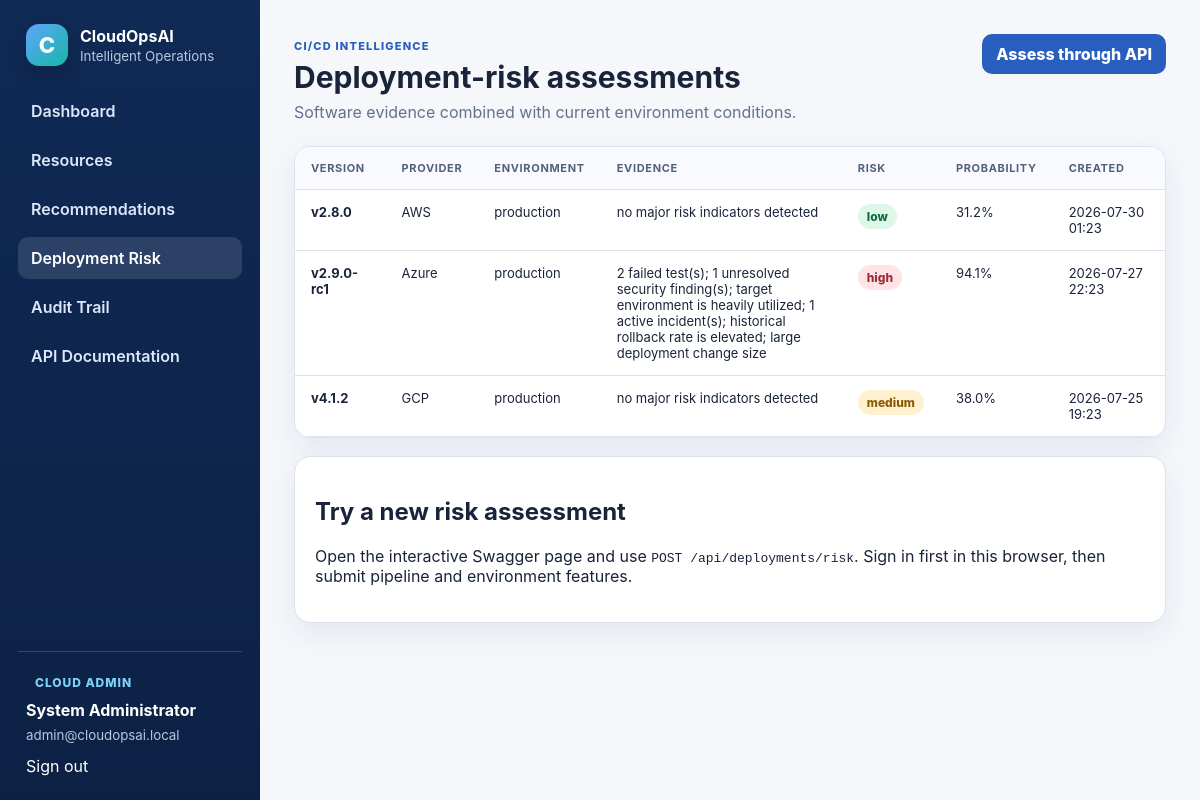
Screenshot of /deployments (signed in) with the database file from the repository.
### app/models.py (models this page shows)
class User(Base):
    __tablename__ = "users"
    id: Mapped[int] = mapped_column(primary_key=True)
    organization_id: Mapped[int] = mapped_column(ForeignKey("organizations.id"), index=True)
    full_name: Mapped[str] = mapped_column(String(120))
    email: Mapped[str] = mapped_column(String(180), unique=True, index=True)
    role: Mapped[str] = mapped_column(String(40), default="cloud_engineer", index=True)
    password_hash: Mapped[str] = mapped_column(String(300))
    is_active: Mapped[bool] = mapped_column(Boolean, default=True)
    created_at: Mapped[datetime] = mapped_column(DateTime, default=utcnow)
    organization: Mapped[Organization] = relationship(back_populates="users")

class Deployment(Base):
    __tablename__ = "deployments"
    id: Mapped[int] = mapped_column(primary_key=True)
    organization_id: Mapped[int] = mapped_column(ForeignKey("organizations.id"), index=True)
    resource_id: Mapped[int | None] = mapped_column(ForeignKey("cloud_resources.id"), nullable=True)
    version: Mapped[str] = mapped_column(String(60))
    environment: Mapped[str] = mapped_column(String(30), index=True)
    provider: Mapped[str] = mapped_column(String(30), index=True)
    status: Mapped[str] = mapped_column(String(30), default="assessed")
    test_failures: Mapped[int] = mapped_column(Integer, default=0)
    change_size: Mapped[int] = mapped_column(Integer, default=0)
    vulnerabilities: Mapped[int] = mapped_column(Integer, default=0)
    rollback_rate: Mapped[float] = mapped_column(Float, default=0.0)
    target_utilization: Mapped[float] = mapped_column(Float, default=0.0)
    active_incidents: Mapped[int] = mapped_column(Integer, default=0)
    risk_probability: Mapped[float] = mapped_column(Float, default=0.0)
    risk_level: Mapped[str] = mapped_column(String(20), default="low")
    reasons: Mapped[str] = mapped_column(Text, default="")
    created_at: Mapped[datetime] = mapped_column(DateTime, default=utcnow, index=True)

### app/routers/pages.py (the view)
@router.get("/deployments")
def deployments_page(request: Request, db: Session = Depends(get_db)):
    user = _page_user(request, db)
    if not user:
        return RedirectResponse("/login", status_code=303)
    rows = db.scalars(
        select(Deployment)
        .where(Deployment.organization_id == user.organization_id)
        .order_by(desc(Deployment.created_at))
    ).all()
    return templates.TemplateResponse(
        request=request,
        name="deployments.html",
        context=_base_context(request, user, deployments=rows),
    )

### app/templates/deployments.html (shortened to what this page needs)
{% extends "base.html" %}
{% block content %}
<header class="page-header"><div><span class="eyebrow">CI/CD intelligence</span><h1>Deployment-risk assessments</h1><p>Software evidence combined with current environment conditions.</p></div><a class="button primary" href="/docs#/CloudOpsAI%20API/deployment_risk_api_api_deployments_risk_post" target="_blank">Assess through API</a></header>
<div class="panel table-panel">
<table>
<thead><tr><th>Version</th><th>Provider</th><th>Environment</th><th>Evidence</th><th>Risk</th><th>Probability</th><th>Created</th></tr></thead>
<tbody>{% for dep in deployments %}<tr><td><strong>{{ dep.version }}</strong></td><td>{{ dep.provider }}</td><td>{{ dep.environment }}</td><td class="wide-cell">{{ dep.reasons }}</td><td><span class="risk {{ dep.risk_level }}">{{ dep.risk_level }}</span></td><td>{{ '%.1f'|format(dep.risk_probability * 100) }}%</td><td>{{ dep.created_at.strftime('%Y-%m-%d %H:%M') }}</td></tr>{% endfor %}</tbody>
</table>
</div>
<div class="panel info-panel"><h2>Try a new risk assessment</h2><p>Open the interactive Swagger page and use <code>POST /api/deployments/risk</code>. Sign in first in this browser, then submit pipeline and environment features.</p></div>
{% endblock %}

### app/templates/base.html (shortened to what this page needs)
<!doctype html>
<html lang="en">
<head>
  <link rel="stylesheet" href="{{ url_for('static', path='css/style.css') }}">
</head>
<body>
  <div class="app-shell">
    <aside class="sidebar">
      <a class="brand" href="/dashboard">
        <span class="brand-mark">C</span>
        <span><strong>CloudOpsAI</strong><small>Intelligent Operations</small></span>
      </a>
      <nav>
        <a class="{% if request.url.path == '/dashboard' %}active{% endif %}" href="/dashboard">Dashboard</a>
        <a class="{% if request.url.path == '/resources' %}active{% endif %}" href="/resources">Resources</a>
        <a class="{% if request.url.path == '/recommendations' %}active{% endif %}" href="/recommendations">Recommendations</a>
        <a class="{% if request.url.path == '/deployments' %}active{% endif %}" href="/deployments">Deployment Risk</a>
        {% if user.role in ['cloud_admin', 'security_analyst'] %}
        <a class="{% if request.url.path == '/audits' %}active{% endif %}" href="/audits">Audit Trail</a>
        {% endif %}
        <a href="/docs" target="_blank">API Documentation</a>
      </nav>
      <div class="sidebar-footer">
        <span class="role-badge">{{ user.role|replace('_', ' ')|title }}</span>
        <strong>{{ user.full_name }}</strong>
        <small>{{ user.email }}</small>
        <a href="/logout">Sign out</a>
      </div>
    </aside>
    <main class="main-content">
      {% block content %}{% endblock %}
    </main>
  </div>
</body>
</html>

### app/static/css/style.css (style rules this page uses)
:root { --navy:#102a56;--blue:#285fbe;--blue2:#3a7bd5;--teal:#159a97;--green:#18865c;--red:#bd3f4a;--amber:#ad6a00;--ink:#19243a;--muted:#65718a;--line:#dce3ef;--bg:#f5f7fb;--card:#fff;--shadow:0 10px 30px rgba(20,42,86,.08) }
* { box-sizing:border-box }
body { margin:0;font-family:Inter,Segoe UI,Arial,sans-serif;color:var(--ink);background:var(--bg) }
a { color:var(--blue);text-decoration:none }
.app-shell { display:grid;grid-template-columns:260px 1fr;min-height:100vh }
.sidebar { background:linear-gradient(180deg,#102a56,#0c2144);color:#fff;padding:24px 18px;display:flex;flex-direction:column;position:sticky;top:0;height:100vh }
.brand { display:flex;gap:12px;align-items:center;color:#fff;padding:0 8px 24px }
.brand-mark { display:grid;place-items:center;width:42px;height:42px;border-radius:13px;background:linear-gradient(135deg,#60a5fa,#14b8a6);font-weight:800;font-size:22px;color:white;box-shadow:0 8px 18px rgba(0,0,0,.18) }
.brand span:last-child { display:flex;flex-direction:column }
.brand small,.sidebar-footer small { color:#b9c8e0;margin-top:2px }
.sidebar nav { display:grid;gap:7px }
.sidebar nav a { color:#dce8fa;padding:11px 13px;border-radius:10px;font-weight:600 }
.sidebar nav a:hover,.sidebar nav a.active { background:rgba(255,255,255,.12);color:#fff }
.sidebar-footer { margin-top:auto;border-top:1px solid rgba(255,255,255,.16);padding:18px 8px 0;display:flex;flex-direction:column;gap:5px }
.sidebar-footer a { color:#fff;margin-top:8px }
.role-badge { font-size:11px;text-transform:uppercase;letter-spacing:.08em;color:#7dd3fc }
.main-content { padding:34px;max-width:1500px;width:100%;margin:0 auto }
.page-header { display:flex;justify-content:space-between;align-items:flex-start;gap:20px;margin-bottom:24px }
.page-header h1 { font-size:30px;margin:5px 0 7px }
.page-header p,.panel-heading p { color:var(--muted);margin:0 }
.eyebrow { text-transform:uppercase;letter-spacing:.11em;font-weight:800;font-size:11px;color:var(--blue) }
.metric-card,.panel,.recommendation-card { background:var(--card);border:1px solid var(--line);border-radius:16px;box-shadow:var(--shadow) }
.panel { padding:20px }
.pill,.status,.risk,.role-badge { display:inline-flex;align-items:center;border-radius:999px;padding:5px 9px;font-size:12px;font-weight:800 }
.risk.low { background:#ddf8e9;color:#146a48 }
.risk.medium { background:#fff1cf;color:#8a5a00 }
.risk.high { background:#ffe3e6;color:#9d2d37 }
.button { border:0;border-radius:10px;padding:10px 14px;font-weight:800;cursor:pointer;display:inline-flex;align-items:center;justify-content:center }
.button.primary { background:var(--blue);color:#fff }
.table-panel { padding:0;overflow:auto }
table { width:100%;border-collapse:collapse;min-width:850px }
th,td { text-align:left;padding:14px 16px;border-bottom:1px solid var(--line);font-size:13px;vertical-align:top }
th { background:#f8faff;color:#536079;text-transform:uppercase;letter-spacing:.06em;font-size:11px }
.wide-cell { max-width:420px }
.info-panel { margin-top:18px }

### rows the page displays
User: role "CLOUD ADMIN", full_name "System Administrator", email "admin@cloudopsai.local"
Deployment: version "v2.8.0", provider "AWS", environment "production", reasons "no major risk indicators detected", risk_level "low", dep.risk_probability*100 "31.2", created_at "2026-07-30 01:23"
Deployment: version "v2.9.0-rc1", provider "Azure", environment "production", reasons "2 failed test(s); 1 unresolved security finding(s); target environment is heavily utilized; 1 active incident(s); historical rollback rate is elevated; large deployment change size", risk_level "high", dep.risk_probability*100 "94.1", created_at "2026-07-27 22:23"
Deployment: version "v4.1.2", provider "GCP", environment "production", reasons "no major risk indicators detected", risk_level "medium", dep.risk_probability*100 "38.0", created_at "2026-07-25 19:23"
